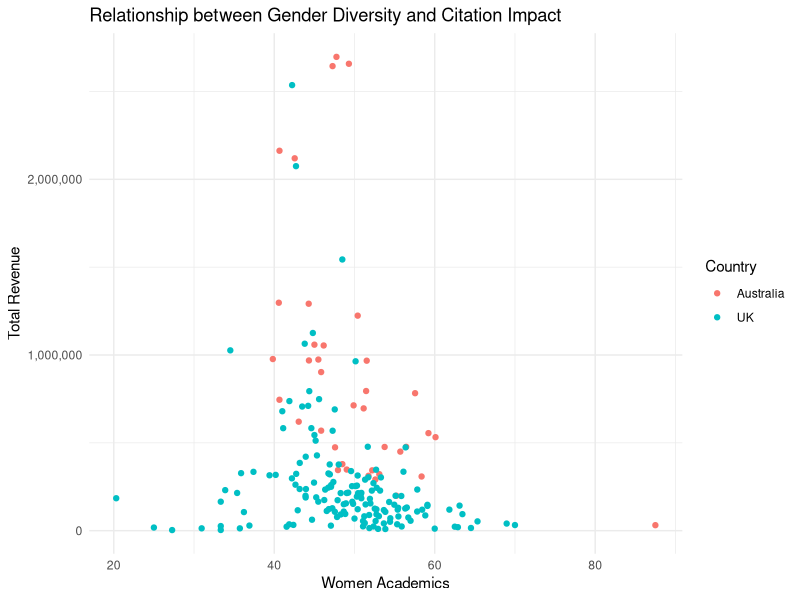

Here is the R script that generated this plot:
# Load required libraries
library(ggplot2)
library(dplyr)


# Read the CSV files
au_data <- read.csv("au_data_all.csv")
uk_data <- read.csv("uk_data_all.csv")

# Combine the data from Australia and the UK
combined_data <- rbind(
  data.frame(Country = "Australia", women_acad = au_data$women_acad, total_rev = au_data$total_rev),
  data.frame(Country = "UK", women_acad = uk_data$women_acad, total_rev = uk_data$total_income)
)

# Plot the scatter plot with different colors for Australia and the UK
ggplot(combined_data, aes(x = women_acad, y = total_rev, color = Country)) +
  geom_point() +
  labs(x = "Women Academics", y = "Total Revenue", title = "Relationship between Gender Diversity and Citation Impact") +
  theme_minimal() +
  scale_y_continuous(labels = scales::comma)

